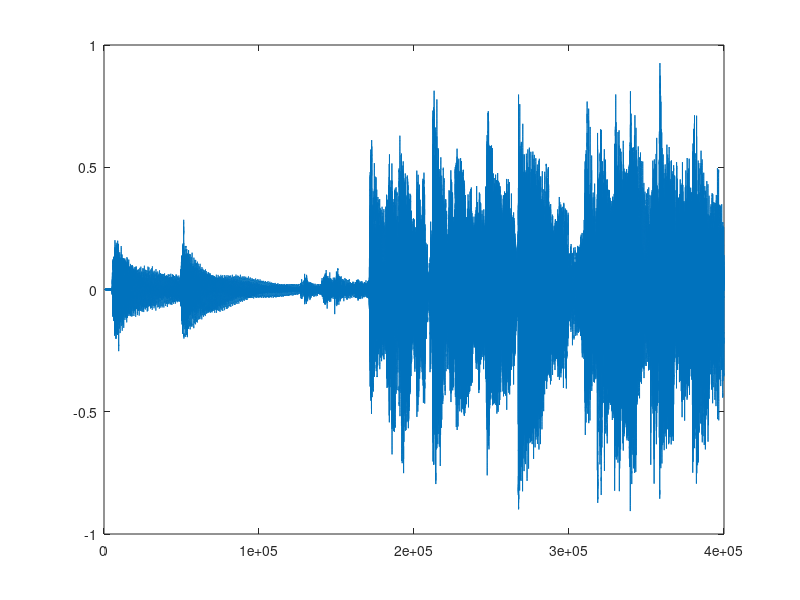
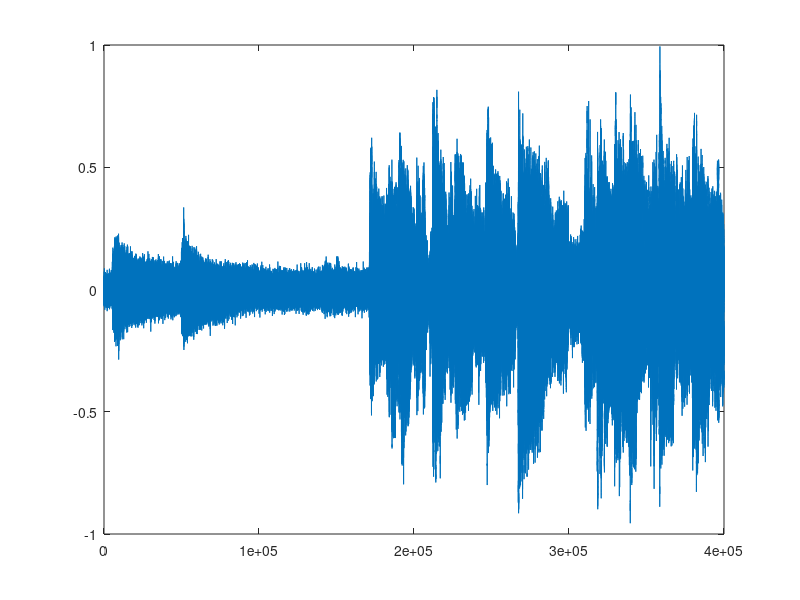
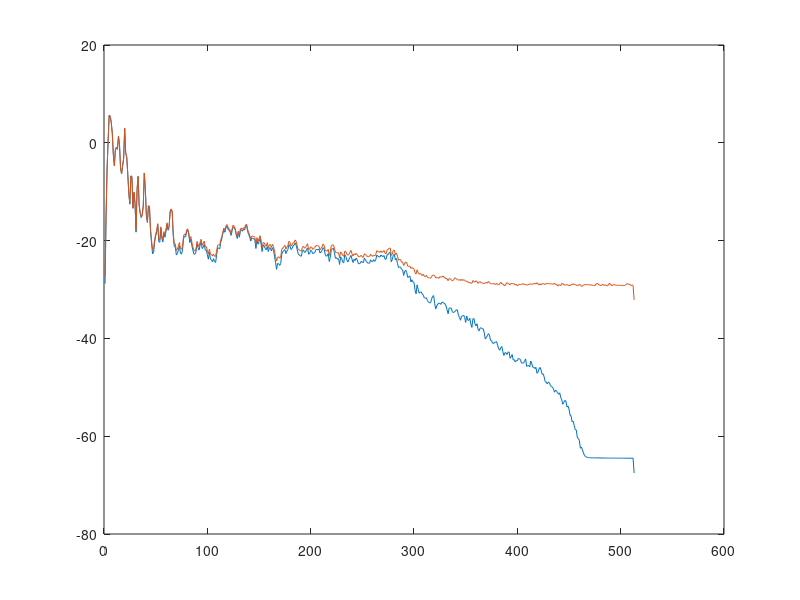

These charts were generated, in order, by the following MATLAB code:
signal = importdata('Seaside_vars.mat');
close all
plot(signal);%plot signal
figure()
noise = 0.025*randn(size(signal));%make noise
plot(signal+noise);%add noise
figure()
plot(10*log10(pwelch(signal)));%plot signal welch
hold on
plot(10*log10(pwelch(signal+noise)));%plot noise and signal welch


























% %X = importdata('Seaside_noise_vars.mat');
% 
% Fs= 10000; %Sampling frequency
% T = 1/Fs; %Sampling Period
% L = 400000; %Length of signal
% t = (0:L-1)*T; %Time vector
% 
% % %Signal with 50Hz sin A=0.7 
% % %plus 120Hz sin A=1
% % S = 0.7*sin(2*pi*50*t) + sin(2*pi*120*t);
% % %Add zero-mean noise with variance 4
% % X = S + 2*randn(size(t));
% 
% %Computing the two-sided spectrum P2. 
% %Single=sided spectrum P1, signal length L
% Y = pwelch(X);
% P2 = abs(Y/L);
% P1 = P2(1:L/2+1);
% P1(2:end-1) = 2*P1(2:end-1);
% 
% %Define freq. domain f.
% f = Fs*(0:(L/2))/L;
% plot(f,P1);
% title('Single-Sided Amplitude Spectrum of X(t)');
% xlabel('f (Hz)');
% ylabel('|P1(f)|');